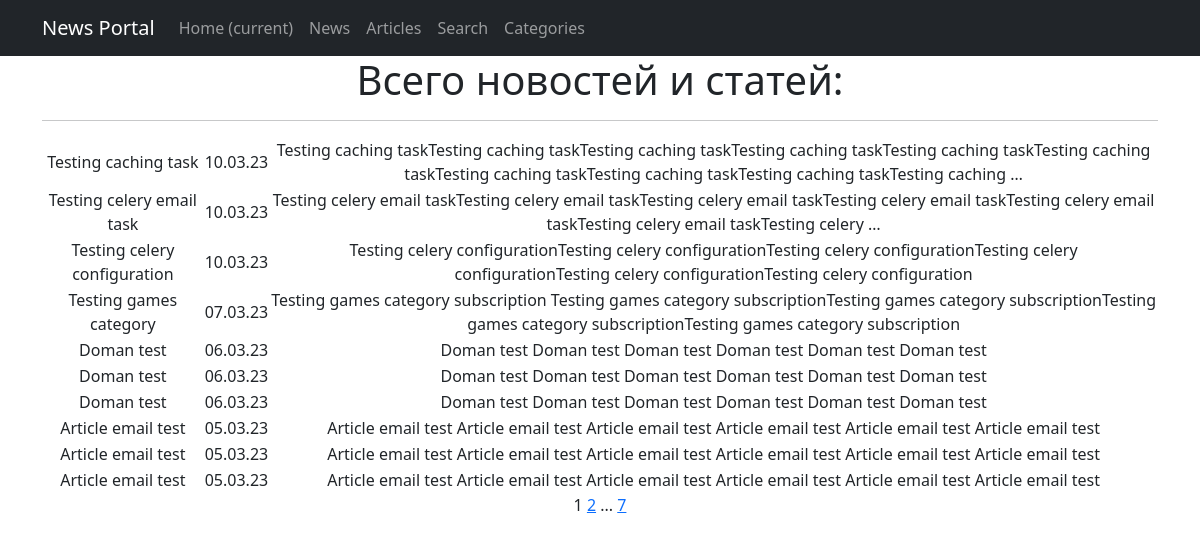
The app's page /posts/, older data.
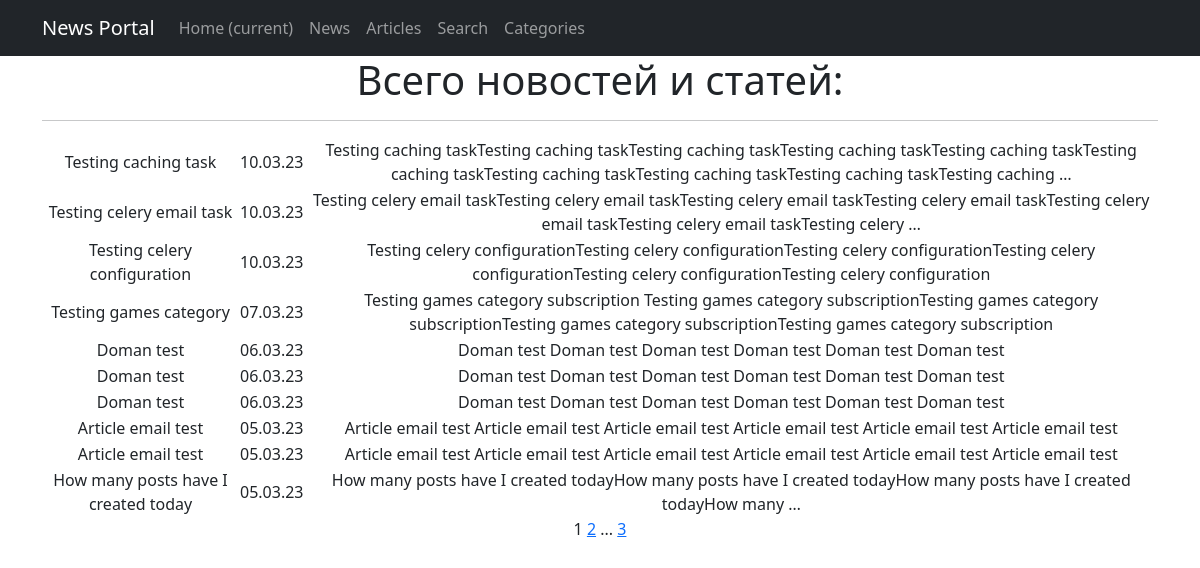
The same page, newer data.
### news/models.py (models this page shows, shortened)
class Post(models.Model):
    type = models.CharField(max_length=1, choices=TYPES, default=article)
    created_on = models.DateTimeField(auto_now_add=True)
    title = models.CharField(max_length=255)
    text = models.TextField()
    rating = models.IntegerField(default=0)
    author = models.ForeignKey(Author, on_delete=models.CASCADE)
    categories = models.ManyToManyField(Category, through='PostCategory')

### news/views.py (the view)
# urls.py: path('', cache_page(60)(PostsList.as_view()), name='posts_list'),
class PostsList(ListView):
    model = Post
    ordering = '-created_on'
    template_name = 'posts.html'
    context_object_name = 'posts'
    paginate_by = 10
    def get_context_data(self, **kwargs):
        context = super().get_context_data(**kwargs)
        context['num_of_posts'] = len(Post.objects.all())
        return context

### news/templatetags/custom_filters.py (called while the page is built)
@register.filter()
def censor(text: str):
    if type(text) is not str:
        raise ValueError('censor filter only accepts str values')
    for word in UNDESIRABLE_WORDS:
        text = text.replace(word, f"{word[0]}{'*'*(len(word)-1)}")
        word = word.title()
        text = text.replace(word, f"{word[0]}{'*'*(len(word)-1)}")
    return text

### templates/posts.html (shortened to what this page needs)
{% extends 'flatpages/default.html' %}
{% load custom_filters %}
{% block content %}
<h1>Всего новостей и статей: {{ num_of_news }}</h1>
<hr>
<table>
    {% for post in posts %}
    <tr>
        <td>{{ post.title|censor }}</td>
        <td>{{ post.created_on|date:'d.m.y' }}</td>
        <td>{{ post.text|censor|truncatewords:20 }}</td>
    </tr>
    {% endfor %}
</table>
{{ page_obj.number }}
{% if page_obj.has_next %}
    <a href="?page={{ page_obj.next_page_number }}">{{ page_obj.next_page_number }}</a>
    {% if page_obj.next_page_number != page_obj.paginator.num_pages %}
        ...
        <a href="?page={{ page_obj.paginator.num_pages }}">{{ page_obj.paginator.num_pages }}</a>
    {% endif %}
{% endif %}
{% endblock content %}

Row changes from the older to the newer data that the page shows:
removed Post: title|censor "Article email test", created_on "05.03.23", text|censor "Article email test Article email test Article email test Article email test Article email test Article email test"
now on this page (row unchanged): Post: title|censor "How many posts have I created today", created_on "05.03.23", text|censor "How many posts have I created todayHow many posts have I created todayHow many posts have I created todayHow many …"
Text that changed along with them:
{{ page_obj.paginator.num_pages }}: "7" → "3"
